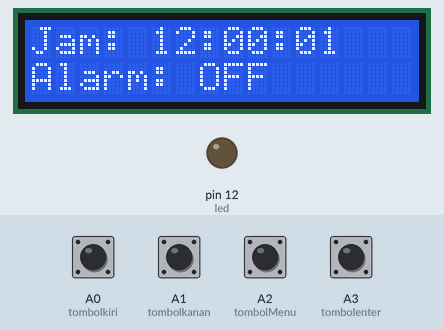
A sketch run on a simulated Arduino Uno, built with avr-gcc and run on an emulated ATmega328P. On the bench: 16×2 character LCD, output pins drawn as LEDs (lit = HIGH). The inputs (shaded band) are chosen by the test bench; at power-on: A0 (tombolkiri), A1 (tombolkanan), A2 (tombolMenu), A3 (tombolenter) HIGH.

Above: at 2.7 s.
2.8 s: A2 (tombolMenu) pulled LOW for 0.15 s
At 3.9 s:
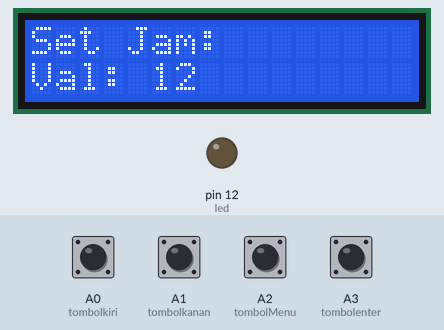
4.4 s: A3 (tombolenter) pulled LOW for 0.15 s
At 4.51 s:
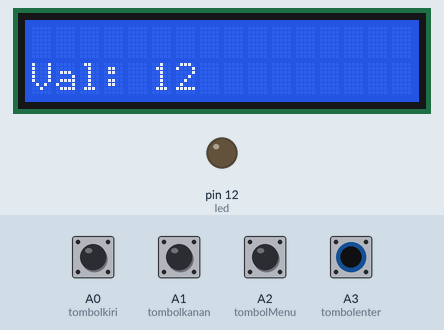
6.0 s: A2 (tombolMenu) pulled LOW for 1 s
At 6.4 s:
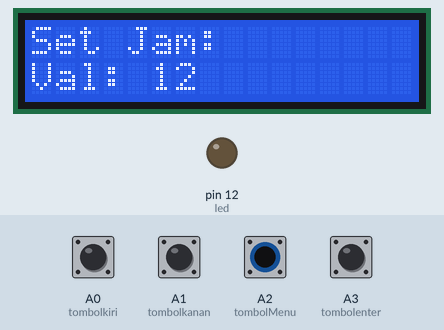
8.5 s: A2 (tombolMenu) pulled LOW for 0.15 s
At 9.5 s:
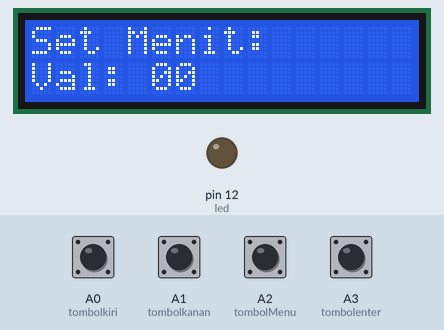
10.1 s: A2 (tombolMenu) pulled LOW for 0.15 s
At 11.3 s:
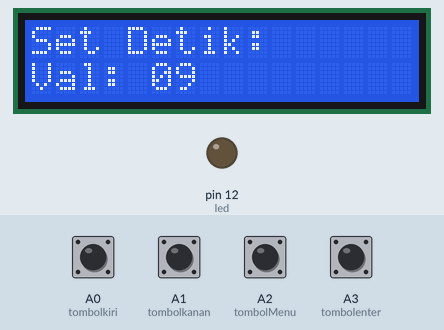
13.2 s: A2 (tombolMenu) pulled LOW for 1 s
At 14.3 s:
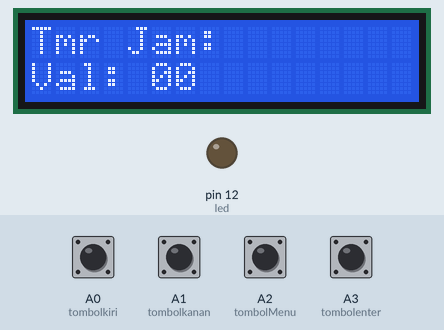
Timing chart, 0 to 16.2 s (numbered marks = the images above; inputs shaded):
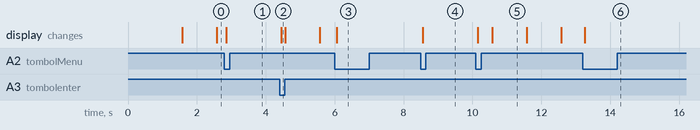

Measured:
- after the input at 2.8 s, the display: changes after 0.06 s (image 1)
- after the input at 4.4 s, the display: changes after 0.05 s (image 2)
- after the input at 6.0 s, the display: changes after 0.06 s (image 3)
- after the input at 8.5 s, the display: changes after 0.06 s (image 4)
- after the input at 10.1 s, the display: first changes after 0.06 s (image 5 shows a later state)
- after the input at 13.2 s, the display: changes after 0.06 s (image 6)
- what the display in image 5 shows lasts 1.0 s, from 10.6 s to 11.6 s

The sketch:

sketch_waktu-trial_oct14a.ino
```cpp
#include <LiquidCrystal.h>
LiquidCrystal lcd(5, 6, 8, 9, 10, 11);

int tombolkiri  = A0;
int tombolkanan = A1;
int tombolMenu  = A2;
int tombolenter = A3;
int led         = 12;

int jam   = 12;
int menit = 0;
int detik = 0;

int alarmJam   = 0;
int alarmMenit = 0;
int alarmDetik = 0;

int alarmAktif   = 0;
int alarmBunyi   = 0;
int konterLed    = 0;

int konterMilidetik = 0;
int waktuSebelumnya = 0;

int halaman = 0;
int perluUpdateLCD = 1;

int statusMenuSblm  = HIGH;
int statusKananSblm = HIGH;
int statusKiriSblm  = HIGH;
int statusEnterSblm = HIGH;

void setup() {
  pinMode(tombolkiri, INPUT_PULLUP);
  pinMode(tombolkanan, INPUT_PULLUP);
  pinMode(tombolMenu, INPUT_PULLUP);
  pinMode(tombolenter, INPUT_PULLUP);

  pinMode(led, OUTPUT);
  digitalWrite(led, LOW);

  lcd.begin(16, 2);
  lcd.print("Jam Digital");
  delay(1500);
  lcd.clear();

  waktuSebelumnya = millis();
}

void loop() {
  int waktuSekarang = millis();

  if (waktuSekarang - waktuSebelumnya >= 100) {
    waktuSebelumnya = waktuSekarang;
    konterMilidetik = konterMilidetik + 100;

    if (konterMilidetik >= 1000) {
      konterMilidetik = 0;


      detik++;
      if (detik >= 60) {
        detik = 0;
        menit++;
        if (menit >= 60) {
          menit = 0;
          jam++;
          if (jam >= 24) {
            jam = 0;
          }
        }
      }

      if (alarmAktif == 1) {
        if (alarmBunyi == 0) {
          int detikBerkurang = 0;

          if (alarmDetik > 0) {
            alarmDetik--;
            detikBerkurang = 1;
          }

          if (detikBerkurang == 0) {
            if (alarmMenit > 0) {
              alarmMenit--;
              alarmDetik = 59;
              detikBerkurang = 1;
            }
          }

          if (detikBerkurang == 0) {
            if (alarmJam > 0) {
              alarmJam--;
              alarmMenit = 59;
              alarmDetik = 59;
            }
          }


          if (alarmJam == 0) {
            if (alarmMenit == 0) {
              if (alarmDetik == 0) {
                alarmBunyi = 1;
                konterLed = 0;
                digitalWrite(led, HIGH);
              }
            }
          }
        }
      }


      if (alarmBunyi == 1) {
        konterLed++;
        if (konterLed >= 5) {
          digitalWrite(led, LOW); // LED Kembali Mati setelah 5 detik
          alarmBunyi = 0;
          alarmAktif = 0;
        }
      }

      perluUpdateLCD = 1;
    }
  }

  int statusMenuSkrg = digitalRead(tombolMenu);
  if (statusMenuSkrg == LOW) {
    if (statusMenuSblm == HIGH) {
      delay(50);
      if (digitalRead(tombolMenu) == LOW) {
        halaman++;
        if (halaman > 6) halaman = 0;
        lcd.clear();
        perluUpdateLCD = 1;
      }
    }
  }
  statusMenuSblm = statusMenuSkrg;

  int nilaiTampil = 0;
  int batasMaks = 59;

  if (halaman == 1) { nilaiTampil = jam; batasMaks = 23; }
  if (halaman == 2) { nilaiTampil = menit; batasMaks = 59; }
  if (halaman == 3) { nilaiTampil = detik; batasMaks = 59; }
  if (halaman == 4) { nilaiTampil = alarmJam; batasMaks = 23; }
  if (halaman == 5) { nilaiTampil = alarmMenit; batasMaks = 59; }
  if (halaman == 6) { nilaiTampil = alarmDetik; batasMaks = 59; }

  if (halaman >= 1) {
    if (halaman <= 6) {

      int statusKananSkrg = digitalRead(tombolkanan);
      if (statusKananSkrg == LOW) {
        if (statusKananSblm == HIGH) {
          delay(50);
          if (digitalRead(tombolkanan) == LOW) {
            nilaiTampil++;
            if (nilaiTampil > batasMaks) nilaiTampil = 0;

            if (halaman == 1) jam = nilaiTampil;
            if (halaman == 2) menit = nilaiTampil;
            if (halaman == 3) detik = nilaiTampil;
            if (halaman == 4) alarmJam = nilaiTampil;
            if (halaman == 5) alarmMenit = nilaiTampil;
            if (halaman == 6) alarmDetik = nilaiTampil;

            perluUpdateLCD = 1;
          }
        }
      }
      statusKananSblm = statusKananSkrg;

      int statusKiriSkrg = digitalRead(tombolkiri);
      if (statusKiriSkrg == LOW) {
        if (statusKiriSblm == HIGH) {
          delay(50);
          if (digitalRead(tombolkiri) == LOW) {
            nilaiTampil--;
            if (nilaiTampil < 0) nilaiTampil = batasMaks;

            if (halaman == 1) jam = nilaiTampil;
            if (halaman == 2) menit = nilaiTampil;
            if (halaman == 3) detik = nilaiTampil;
            if (halaman == 4) alarmJam = nilaiTampil;
            if (halaman == 5) alarmMenit = nilaiTampil;
            if (halaman == 6) alarmDetik = nilaiTampil;

            perluUpdateLCD = 1;
          }
        }
      }
      statusKiriSblm = statusKiriSkrg;

      int statusEnterSkrg = digitalRead(tombolenter);
      if (statusEnterSkrg == LOW) {
        if (statusEnterSblm == HIGH) {
          delay(50);
          if (digitalRead(tombolenter) == LOW) {
            if (halaman >= 4) {
              alarmAktif = 1;
            }
            halaman = 0;
            lcd.clear();
            perluUpdateLCD = 1;
          }
        }
      }
      statusEnterSblm = statusEnterSkrg;

      if (perluUpdateLCD == 1) {
        lcd.setCursor(0, 0);
        if (halaman == 1) lcd.print("Set Jam:        ");
        if (halaman == 2) lcd.print("Set Menit:      ");
        if (halaman == 3) lcd.print("Set Detik:      ");
        if (halaman == 4) lcd.print("Tmr Jam:        ");
        if (halaman == 5) lcd.print("Tmr Menit:      ");
        if (halaman == 6) lcd.print("Tmr Detik:      ");

        lcd.setCursor(0, 1);
        lcd.print("Val: ");
        tampilDuaDigit(nilaiTampil);
        lcd.print("        ");
        perluUpdateLCD = 0;
      }
    }
  }

  if (halaman == 0) {
    if (perluUpdateLCD == 1) {
      lcd.setCursor(0, 0);
      lcd.print("Jam: ");
      tampilDuaDigit(jam);
      lcd.print(":");
      tampilDuaDigit(menit);
      lcd.print(":");
      tampilDuaDigit(detik);
      lcd.print("  ");

      lcd.setCursor(0, 1);
      if (alarmAktif == 1) {
        lcd.print("Tmr: ");
        tampilDuaDigit(alarmJam);
        lcd.print(":");
        tampilDuaDigit(alarmMenit);
        lcd.print(":");
        tampilDuaDigit(alarmDetik);
        lcd.print("  ");
      }
      if (alarmAktif == 0) {
        lcd.print("Alarm: OFF      ");
      }
      perluUpdateLCD = 0;
    }
  }
}

void tampilDuaDigit(int val) {
  if (val < 10) {
    lcd.print("0");
  }
  lcd.print(val);
}
```
